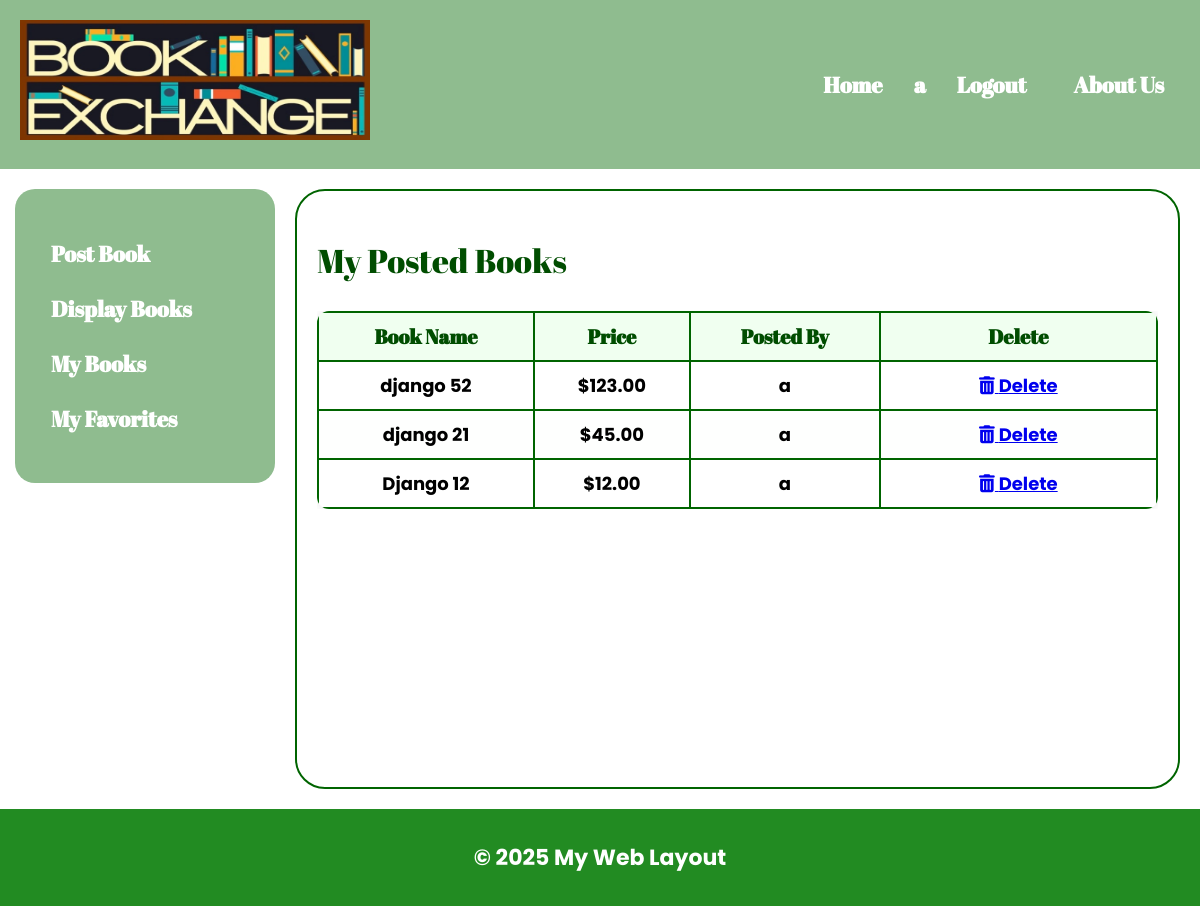
Page /mybooks (signed in) on the earlier database version.
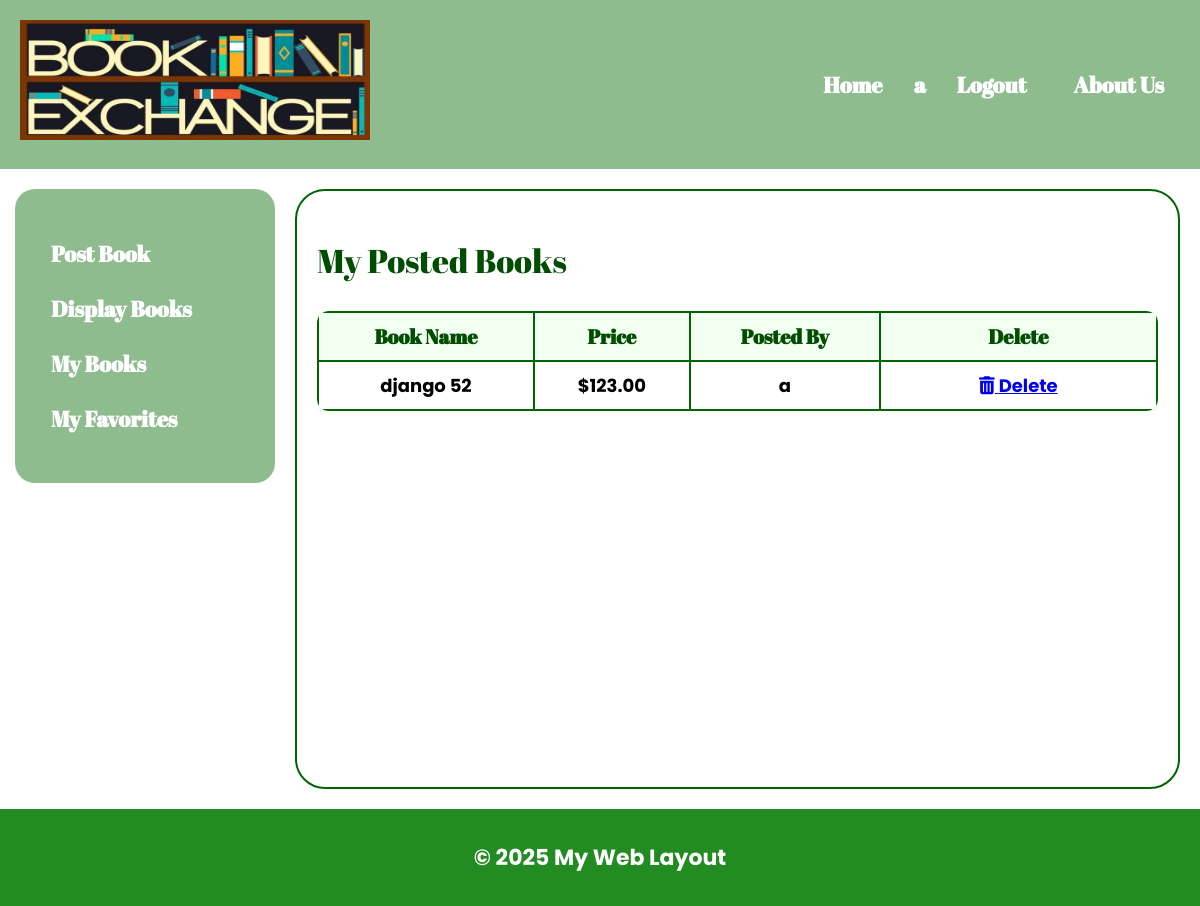
Same page on the later database version.
### bookMng/models.py (models this page shows, shortened)
class MainMenu(models.Model):
    item = models.CharField(max_length=300, unique=True)
    link = models.CharField(max_length=300, unique=True)

class Book(models.Model):
    name = models.CharField(max_length=200)
    web = models.URLField(max_length=300)
    price = models.DecimalField(decimal_places=2, max_digits=8)
    publishdate = models.DateField(auto_now=True)
    picture = models.FileField(upload_to='bookEx/static/uploads')
    pic_path = models.CharField(max_length=300, editable=False, blank=True)
    username = models.ForeignKey(User, blank=True, null=True, on_delete=models.CASCADE)

### bookMng/views.py (the view)
# urls.py: path('mybooks', views.mybooks, name='mybooks'),
@login_required(login_url='/accounts/login/')
def mybooks(request):
    books = Book.objects.filter(username=request.user)
    for b in books:
        b.pic_path = b.picture.url[14:]
    return render(request,
                  'bookMng/mybooks.html',
                  {
                      'item_list': MainMenu.objects.all(),
                      'books': books
                  })

### bookEx/templates/bookMng/mybooks.html
{% extends "base.html" %}
{% load static %}
{% block sidenav %}
    {% for item in item_list %}
        <li>
            <a href="{{ item.link }}">{{ item.item }}</a>
        </li>
    {% endfor %}
{% endblock sidenav %}
{% block content %}
    <h2 class="text-center mb-4 text-success">My Posted Books</h2>
    <div class="table-container" style="overflow-x: auto;">
        <table class="book-table">
            <thead>
                <tr>
                    <th>Book Name</th>
                    <th>Price</th>
                    <th>Posted By</th>
                    <th>Delete</th>
                </tr>
            </thead>
            <tbody>
                {% for book in books %}
                    <tr>
                        <td>
                            <a href="{% url 'book_detail' book.id %}" style="text-decoration: none; color: #000; font-weight: bold;">
                                {{ book.name }}
                            </a>
                        </td>
                        <td>${{ book.price }}</td>
                        <td>{{ book.username }}</td>
                        <td>
                            <a href="{% url 'book_delete' book.id %}" class="btn btn-sm btn-outline-danger rounded-pill">
                                <i class="fas fa-trash-alt"></i> Delete
                            </a>
                        </td>
                    </tr>
                {% endfor %}
            </tbody>
        </table>
    </div>
{% endblock content %}

### bookEx/templates/base.html (shortened to what this page needs)
{% load static %}
<!DOCTYPE html>
<html lang="en">
<head>
    <link rel="stylesheet" href="{% static 'base.css' %}" type="text/css">
    <link rel="stylesheet" href="https://cdnjs.cloudflare.com/ajax/libs/font-awesome/6.5.0/css/all.min.css">
</head>
<body>
    <header>
        <div class="banner">
            <img src="{% static 'book_banner.jpeg' %}" alt="Banner">
        </div>
        <div class="auth-controls">
            <a href="/">Home</a>
            {% if user.is_authenticated %}
                <span style="font-family: 'Abril Fatface', serif; color: white;">{{ user.username }}</span>
                <form action="{% url 'logout' %}?next=/" method="post" style="display:inline;">
                    <button type="submit">Logout</button>
                </form>
            {% else %}
                <span style="font-family: 'Abril Fatface', serif; color: white;">Not Logged In</span>
                <a href="{% url 'login' %}?next=/">Login</a>
            {% endif %}
            <a href="{% url 'about_us' %}" class="about-us-btn">About Us</a>
        </div>
    </header>
    <div class="container">
        <nav class="sidebar">
            <ul>
                {% block sidenav %}{% endblock sidenav %}
            </ul>
        </nav>
        <main class="content">
            {% block content %}
            {% endblock content %}
        </main>
    </div>
    <footer>
        <p>&copy; 2025 My Web Layout</p>
    </footer>
</body>
</html>

### bookEx/static/base.css (style rules this page uses)
body { background: url("/static/forest_gif.gif") no-repeat center fixed; background-size: cover; font-family: 'Poppins', sans-serif; font-size: 22px; margin: 0; padding: 0; font-weight: bold; }
h1, h2, h3, h4, h5, h6, .banner h1 { font-family: 'Abril Fatface', serif; font-weight: normal; color: #004d00; }
header { background-color: darkseagreen; color: white; padding: 20px; position: relative; display: flex; justify-content: space-between; align-items: center; }
.auth-controls { display: flex; gap: 15px; align-items: center; }
.auth-controls a, .auth-controls button, .about-us-btn { color: white; background: none; border: none; font-size: 22px; font-weight: bold; font-family: 'Abril Fatface', serif; text-decoration: none; padding: 8px 16px; border-radius: 50px; transition: background-color 0.3s ease, color 0.3s ease; }
.banner img { height: 120px; width: 350px; }
.container { display: flex; min-height: 80vh; }
.sidebar { background-color: darkseagreen; color: white; width: 220px; padding: 20px; flex-shrink: 0; border-radius: 20px; margin-left: 15px; margin-top: 20px; height: fit-content; }
.sidebar ul { list-style-type: none; padding: 0; }
.sidebar ul li { margin: 10px 0; }
.sidebar ul li a { color: white; text-decoration: none; font-size: 22px; font-family: 'Abril Fatface', serif; border-radius: 50px; padding: 8px 16px; display: inline-block; transition: background-color 0.3s ease; }
.content { flex-grow: 1; padding: 20px; background-color: rgba(255, 255, 255, 0.85); border-radius: 30px; margin: 20px; border: 2px solid darkgreen; }
input[type="submit"], button, .btn { border-radius: 50px !important; padding: 10px 30px; font-size: 18px; font-weight: bold; transition: background-color 0.3s ease; }
table.book-table { width: 100%; border-collapse: collapse; font-family: 'Poppins', sans-serif; font-size: 18px; border-radius: 12px; overflow: hidden; box-shadow: 0 0 10px rgba(0,0,0,0.1); }
table.book-table th, table.book-table td { padding: 10px; border: 2px solid darkgreen; text-align: center; font-weight: bold; background-color: rgba(255, 255, 255, 0.9); }
table.book-table th { background-color: honeydew; font-family: 'Abril Fatface', serif; font-size: 20px; color: #004d00; }
footer { background-color: #228B22; color: white; text-align: center; padding: 10px 0; }

Differences in the rows shown:
removed Book: name "django 21", price "45.00", username "a"
removed Book: name "Django 12", price "12.00", username "a"
